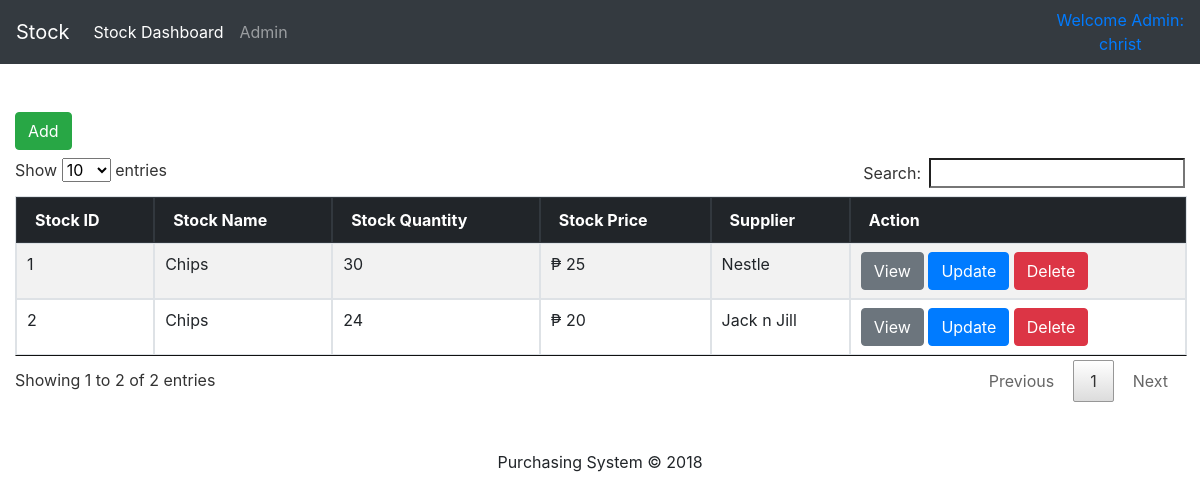
Before: /stocks/stock_main_admin.php (signed in) with the older database file.
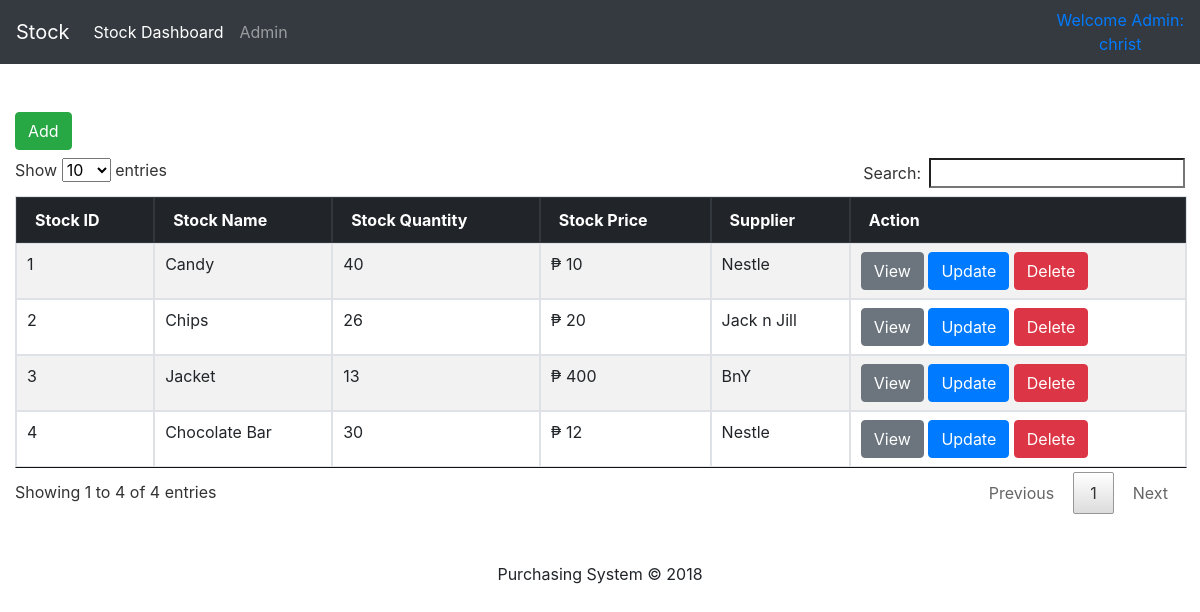
After: the same page with the newer database file.
### tables this page shows
CREATE TABLE `stocks` (
  `stock_id` int(11) NOT NULL,
  `supplier_id` int(11) NOT NULL,
  `stock_name` varchar(45) NOT NULL,
  `stock_quantity` int(11) NOT NULL,
  `stock_price` float NOT NULL,
  `stock_description` varchar(45) NOT NULL,
  `createdDate` datetime NOT NULL,
  `updatedDate` datetime NOT NULL
);

CREATE TABLE `supplier` (
  `supplier_id` int(111) NOT NULL,
  `supplier_name` varchar(45) NOT NULL,
  `supplier_address` varchar(45) NOT NULL,
  `supplier_number` varchar(45) NOT NULL,
  `createdDate` datetime NOT NULL,
  `updatedDate` datetime NOT NULL
);

### stocks/stock_main_admin.php (the view, shortened to what this page needs)
<?php
	include '../db_connection/config.php';
?>
<!DOCTYPE html>
<html>
<head>
	<link rel="stylesheet" type="text/css" href="../assets/css/bootstrap.css">
	<link rel="stylesheet" type="text/css" href="../assets/css/style.css">
	<link rel="stylesheet" type="text/css" href="../assets/css/datatables.css">
</head>
<body>
	<header>
		<nav class="navbar navbar-expand-lg navbar-dark bg-dark">
			<a class="navbar-brand" href="stock_main_admin.php">Stock</a>
			<div class="collapse navbar-collapse">
				<ul class="navbar-nav">
					<li class="nav-item">
						<a class="nav-link active" href="stock_main_admin.php">Stock Dashboard</a>
					</li>
					<li class="nav-item">
						<a class="nav-link" href="../admin/main.php">Admin</a>
					</li>
				</ul>
			</div>
			<span class="text-primary">Welcome Admin: <br><center><?php echo $_SESSION['user']; ?></center></span>
		</nav>
	</header>
	<main>
		<div class="container-fluid mt-5">
			<?php
				$sql = "SELECT * FROM stocks st INNER JOIN supplier su ON st.supplier_id = su.supplier_id";
				$result = mysqli_query($conn, $sql);
			?>
			<a class="btn btn-success mb-2" href="add_stock_admin.php">Add</a>
			<table class="table table-striped table-bordered" id="stockAdminTable">
				<thead class="thead-dark">
					<tr>
						<th>Stock ID</th>
						<th>Stock Name</th>
						<th>Stock Quantity</th>
						<th>Stock Price</th>
						<th>Supplier</th>
						<th>Action</th>
					</tr>
				</thead>
				<tbody>
				<?php while($row = $result->fetch_assoc()) { ?>
					<tr>
						<td><?php echo $row['stock_id']; ?></td>
						<td><?php echo $row['stock_name']; ?></td>
						<td><?php echo $row['stock_quantity']; ?></td>
						<td>₱ <?php echo $row['stock_price']; ?></td>
						<td><?php echo $row['supplier_name']; ?></td>
						<td>
							<a class="btn btn-secondary" data-toggle="modal" href="#viewStockModal" data-id="<?php echo $row['stock_id']; ?>">View</a>
							<a class="btn btn-primary" href="update_stock_admin.php?stockId=<?php echo $row['stock_id']; ?>">Update</a>
							<a class="btn btn-danger" onclick="return confirm('Are you sure ?');" href="model/delete_stock.php?stockId=<?php echo $row['stock_id']; ?>">Delete</a>
						</td>
					</tr>
				<?php } ?>
				</tbody>
			</table>
		</div>
	</main>
	<footer class="container-fluid mt-5">
		<?php include '../includes/footer.php'; ?>
	</footer>
</body>
</html>

Changed rows visible on the page:
changed stocks id 1: stock_name "Chips" → "Candy"; stock_quantity "30" → "40"; stock_price "25" → "10"
changed stocks "Chips": stock_quantity "24" → "26"
added stocks: stock_id "3", stock_name "Jacket", stock_quantity "13", stock_price "400", supplier.supplier_name "BnY"
added stocks: stock_id "4", stock_name "Chocolate Bar", stock_quantity "30", stock_price "12", supplier.supplier_name "Nestle"
Other visible differences:
text written by a page script: "Show entries Search: Showing 1 to 2 of 2 entries Previous 1 Next" → "Show entries Search: Showing 1 to 4 of 4 entries Previous 1 Next"
